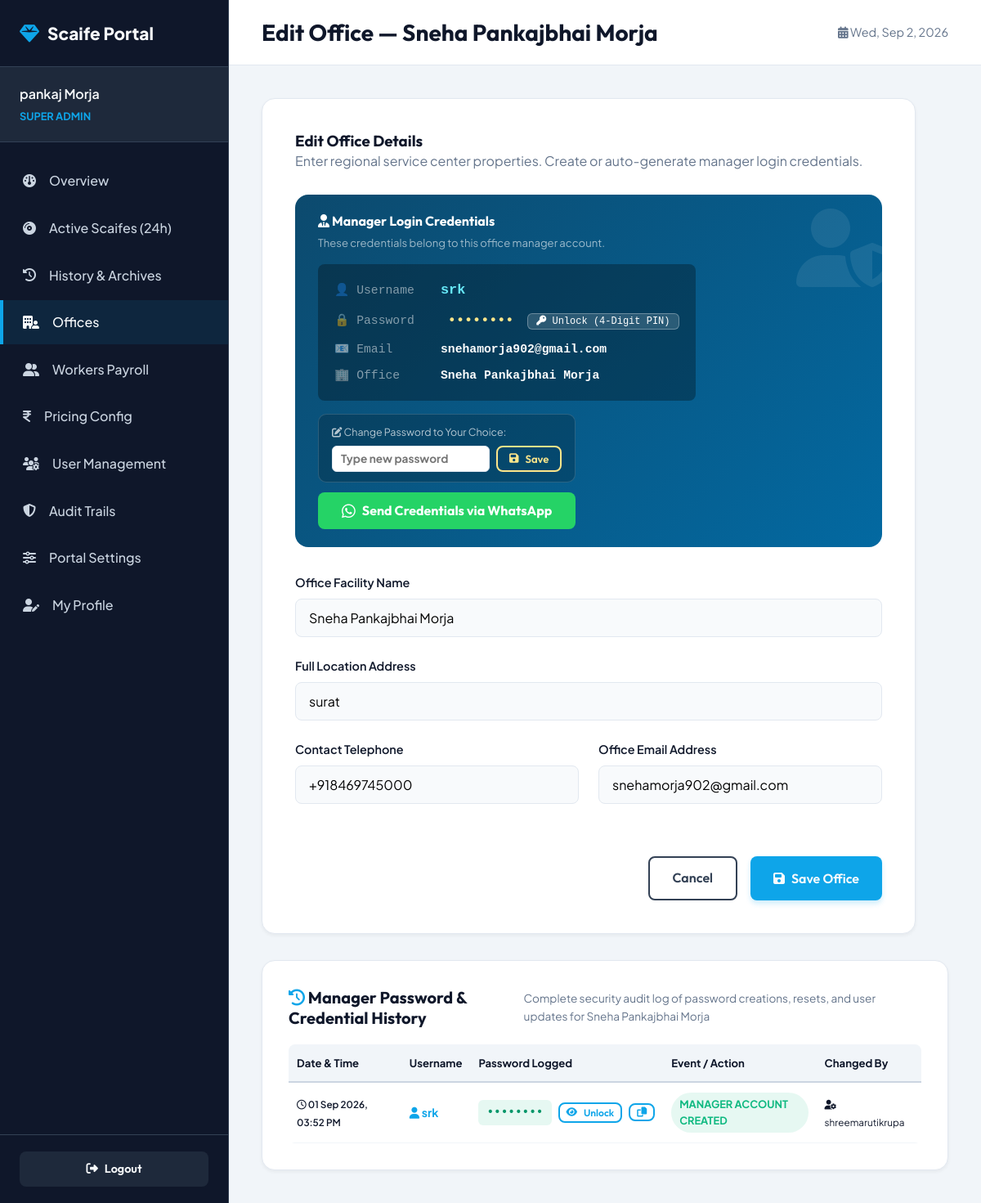
The app's page /dashboard/offices/7/edit/ (signed in) with its own data.
### core/models.py (models this page shows, shortened)
class UserProfile(models.Model):
    ROLE_CHOICES = [
        ('admin', 'Super Admin'),
        ('manager', 'Office Manager'),
        ('worker', 'Office Worker'),
    ]
    user = models.OneToOneField(User, on_delete=models.CASCADE, related_name='profile')
    role = models.CharField(max_length=20, choices=ROLE_CHOICES, default='worker')
    office = models.ForeignKey(Office, on_delete=models.SET_NULL, null=True, blank=True, related_name='staff')

class Office(models.Model):
    name = models.CharField(max_length=100)
    location = models.CharField(max_length=200)
    phone = models.CharField(max_length=20)
    email = models.EmailField()
    manager_username = models.CharField(max_length=150, blank=True, default='', help_text="Auto-generated manager login username")
    manager_whatsapp = models.CharField(max_length=20, blank=True, default='', help_text="Manager's WhatsApp number (with country code, e.g. 919876543210)")

class OfficeCredentialHistory(models.Model):
    office = models.ForeignKey(Office, on_delete=models.CASCADE, related_name='credential_history')
    username = models.CharField(max_length=150)
    password_text = models.CharField(max_length=128, blank=True, help_text="Password recorded at change")
    changed_by = models.ForeignKey(User, on_delete=models.SET_NULL, null=True, blank=True)
    change_type = models.CharField(max_length=100, default="Password Changed")
    timestamp = models.DateTimeField(auto_now_add=True)
    class Meta:
        ordering = ['-timestamp']

### core/views.py (the view)
    def _wrapped_view_func(request, *args, **kwargs):
        if not request.user.is_authenticated:
            return redirect('login')
        if request.user.profile.role != 'admin':
            messages.error(request, "Access denied. Administrator privileges required.")
            return redirect('overview')
        return view_func(request, *args, **kwargs)

### core/templates/dashboard/office_form.html (shortened to what this page needs)
{% extends 'dashboard/dashboard_base.html' %}
{% block db_page_title %}{% if office %}Edit Office — {{ office.name }}{% else %}Add Processing Office{% endif %}{% endblock %}
{% block db_content %}
<div class="db-card-form">
    <div style="margin-bottom: 28px;">
        <h3>{% if office %}Edit Office Details{% else %}Add Processing Office{% endif %}</h3>
        <p style="color: var(--txt-dark-400);">Enter regional service center properties. Create or auto-generate manager login credentials.</p>
    </div>
    {% if office and manager_user %}
    <div style="background: linear-gradient(135deg, #0c4a6e, #0369a1); color: white; padding: 22px 28px; border-radius: var(--border-radius-md); margin-bottom: 32px; position: relative; overflow: hidden;">
        <div style="position: absolute; top: -15px; right: -15px; font-size: 6rem; opacity: 0.08;"><i class="fa-solid fa-user-shield"></i></div>
        <div style="display: flex; justify-content: space-between; align-items: flex-start; flex-wrap: wrap; gap: 16px;">
            <div>
                <h4 style="color: white; margin: 0 0 6px; font-size: 1rem;"><i class="fa-solid fa-user-tie"></i> Manager Login Credentials</h4>
                <p style="color: rgba(255,255,255,0.6); font-size: 0.82rem; margin: 0 0 16px;">These credentials belong to this office manager account.</p>
                <div style="background: rgba(0,0,0,0.3); border-radius: 8px; padding: 14px 20px; font-family: 'Courier New', monospace; line-height: 2.2; font-size: 0.92rem;">
                    <div><span style="color: rgba(255,255,255,0.5); width: 130px; display: inline-block;">👤 Username</span><strong style="color: #67e8f9; font-size: 1.05rem;">{{ manager_user.username }}</strong></div>
                    <div>
                        <span style="color: rgba(255,255,255,0.5); width: 130px; display: inline-block;">🔒 Password</span>
                        <strong style="color: #fde68a; font-size: 1.05rem; font-family: monospace;" id="main_mgr_pass" data-realpass="{% if reset_creds %}{{ reset_creds.password }}{% else %}{{ latest_password|default:'' }}{% endif %}">••••••••</strong>
                        <button type="button" onclick="revealMainMgrPass()" style="background: rgba(255,255,255,0.15); border: 1px solid rgba(255,255,255,0.3); color: white; border-radius: 6px; padding: 2px 10px; font-size: 0.75rem; cursor: pointer; margin-left: 8px;">
                            <i class="fa-solid fa-key" id="main_mgr_eye"></i> Unlock (4-Digit PIN)
                        </button>
                    </div>
                    <div><span style="color: rgba(255,255,255,0.5); width: 130px; display: inline-block;">📧 Email</span><strong>{{ manager_user.email }}</strong></div>
                    <div><span style="color: rgba(255,255,255,0.5); width: 130px; display: inline-block;">🏢 Office</span><strong>{{ office.name }}</strong></div>
                </div>
            </div>
            <div style="display: flex; flex-direction: column; gap: 12px; justify-content: center; min-width: 260px;">
                <form method="POST" style="background: rgba(0,0,0,0.2); padding: 12px 16px; border-radius: 10px; border: 1px solid rgba(255,255,255,0.15);">
                    <label style="font-size: 0.78rem; color: rgba(255,255,255,0.7); display: block; margin-bottom: 6px;">
                        <i class="fa-solid fa-pen-to-square"></i> Change Password to Your Choice:
                    </label>
                    <div style="display: flex; gap: 8px;">
                        <input type="text" name="custom_new_password" class="form-control" placeholder="Type new password" style="padding: 6px 10px; font-size: 0.85rem; background: white; color: #0f172a; font-weight: 700; border-radius: 6px;" required>
                        <button type="submit" class="btn btn-outline" style="border-color: #fde68a; color: #fde68a; padding: 6px 14px; white-space: nowrap; font-size: 0.82rem;" onclick="return confirm('Update manager password to this choice?');">
                            <i class="fa-solid fa-save"></i> Save
                        </button>
                    </div>
                </form>
                <a id="wp_share_btn" href="https://wa.me/{% if office.manager_whatsapp %}{{ office.manager_whatsapp|slugify }}{% endif %}?text=🏢%20*{{ office.name }}%20Manager%20Access*%0A👤%20Username:%20{{ manager_user.username }}%0A🔑%20Login%20URL:%20http://127.0.0.1:8000/login/" target="_blank" class="btn" style="background: #25d366; color: white; border: none; padding: 10px 20px; text-align: center; font-weight: 700; border-radius: 8px; text-decoration: none; display: flex; align-items: center; justify-content: center; gap: 8px;">
                    <i class="fa-brands fa-whatsapp" style="font-size: 1.2rem;"></i> Send Credentials via WhatsApp
                </a>
            </div>
        </div>
    </div>
    {% endif %}
    <form method="POST">
        <div class="form-group">
            <label for="id_name">Office Facility Name</label>
            <input type="text" name="name" id="id_name" value="{{ form.name.value|default:'' }}" class="form-control" placeholder="E.g. Surat Head Office" required>
        </div>
        <div class="form-group">
            <label for="id_location">Full Location Address</label>
            <input type="text" name="location" id="id_location" value="{{ form.location.value|default:'' }}" class="form-control" placeholder="E.g. Plot No. 12, GIDC Ichhapore, Surat" required>
        </div>
        <div class="form-grid-2">
            <div class="form-group">
                <label for="id_phone">Contact Telephone</label>
                <input type="text" name="phone" id="id_phone" value="{{ form.phone.value|default:'' }}" class="form-control" placeholder="E.g. +91 261 2898980" required>
            </div>
            <div class="form-group">
                <label for="id_email">Office Email Address</label>
                <input type="email" name="email" id="id_email" value="{{ form.email.value|default:'' }}" class="form-control" placeholder="E.g. surat@scaifetech.com" required>
            </div>
        </div>
        <div style="display: flex; gap: 16px; margin-top: 40px; justify-content: flex-end;">
            <a href="{% url 'office_list' %}" class="btn btn-outline" style="border-color: var(--bg-dark-700); color: var(--bg-dark-700);">Cancel</a>
            <button type="submit" class="btn btn-primary">
                <i class="fa-solid fa-save"></i> Save Office
            </button>
        </div>
    </form>
</div>
{% if office and user.profile.role == 'admin' %}
<div class="db-panel" style="margin-top: 32px;">
    <div class="db-panel-header" style="margin-bottom: 20px;">
        <h3><i class="fa-solid fa-clock-rotate-left" style="color: var(--clr-primary);"></i> Manager Password & Credential History</h3>
        <span style="font-size: 0.85rem; color: var(--txt-dark-400);">Complete security audit log of password creations, resets, and user updates for {{ office.name }}</span>
    </div>
    <div class="table-responsive">
        <table class="db-table">
            <thead>
                <tr>
                    <th>Date & Time</th>
                    <th>Username</th>
                    <th>Password Logged</th>
                    <th>Event / Action</th>
                    <th>Changed By</th>
                </tr>
            </thead>
            <tbody>
                {% for item in credential_history %}
                <tr>
                    <td><small style="color: var(--txt-dark-600); font-weight: 600;"><i class="fa-regular fa-clock"></i> {{ item.timestamp|date:"d M Y, h:i A" }}</small></td>
                    <td><strong style="color: var(--clr-primary);"><i class="fa-solid fa-user"></i> {{ item.username }}</strong></td>
                    <td>
                        <div style="display: flex; align-items: center; gap: 8px;">
                            <code id="hist_pass_{{ item.pk }}" data-realpass="{{ item.password_text|default:'' }}" style="background: rgba(16,185,129,0.1); color: #059669; padding: 4px 10px; border-radius: 6px; font-weight: 700; font-size: 0.9rem;">
                                ••••••••
                            </code>
                            {% if item.password_text %}
                            <button type="button" onclick="revealHistoryPass({{ item.pk }})" class="btn btn-outline" style="padding: 3px 8px; font-size: 0.75rem;" title="Unlock & View Password">
                                <i class="fa-solid fa-eye" id="hist_eye_{{ item.pk }}"></i> Unlock
                            </button>
                            <button type="button" onclick="copyHistoryPass({{ item.pk }})" class="btn btn-outline" style="padding: 3px 8px; font-size: 0.75rem;" title="Copy Password">
                                <i class="fa-solid fa-copy"></i>
                            </button>
                            {% endif %}
                        </div>
                    </td>
                    <td>
                        <span class="badge badge-{% if 'Created' in item.change_type %}ready{% elif 'Reset' in item.change_type %}lapping{% else %}coating{% endif %}">
                            {{ item.change_type }}
                        </span>
                    </td>
                    <td><small style="color: var(--txt-dark-500);"><i class="fa-solid fa-user-gear"></i> {{ item.changed_by.username|default:"System" }}</small></td>
                </tr>
                {% empty %}
                <tr>
                    <td colspan="5" class="text-center" style="padding: 30px; color: var(--txt-dark-400);">
                        No password change history recorded yet for this office. History will appear whenever passwords are created, reset by admin, or updated by the manager.
                    </td>
                </tr>
                {% endfor %}
            </tbody>
        </table>
    </div>
</div>
{% endif %}
{% endblock %}

### core/templates/dashboard/dashboard_base.html (shortened to what this page needs)
{% load static %}
<!DOCTYPE html>
<html lang="en">
<head>
    <link rel="stylesheet" href="{% static 'css/styles.css' %}">
    <link rel="stylesheet" href="https://cdnjs.cloudflare.com/ajax/libs/font-awesome/6.4.0/css/all.min.css">
</head>
<body class="dashboard-wrapper">
    <aside class="db-sidebar">
        <div class="sidebar-header">
            <a href="{% url 'home' %}" style="display: flex; align-items: center; gap: 10px;">
                {% if branding and branding.logo %}
                    <img src="{{ branding.logo.url }}" alt="{{ branding.company_name }}" style="height: 36px; object-fit: contain;">
                {% else %}
                    <i class="fa-solid fa-gem" style="color: var(--clr-primary); font-size: 1.5rem;"></i>
                {% endif %}
                <span class="sidebar-logo-text">Scaife Portal</span>
            </a>
        </div>
        <div class="sidebar-user">
            <span class="user-name">{{ user.first_name }} {{ user.last_name }}</span>
            <span class="user-role">{{ user.profile.get_role_display }}</span>
        </div>
        <ul class="sidebar-menu">
            <li class="sidebar-item {% if request.resolver_match.url_name == 'overview' %}active{% endif %}">
                <a href="{% url 'overview' %}"><i class="fa-solid fa-gauge"></i> Overview</a>
            </li>
            <li class="sidebar-item {% if request.resolver_match.url_name == 'scaife_list' %}active{% endif %}">
                <a href="{% url 'scaife_list' %}"><i class="fa-solid fa-compact-disc"></i> Active Scaifes (24h)</a>
            </li>
            <li class="sidebar-item {% if request.resolver_match.url_name == 'scaife_history' %}active{% endif %}">
                <a href="{% url 'scaife_history' %}"><i class="fa-solid fa-clock-rotate-left"></i> History & Archives</a>
            </li>
            {% if user.profile.role == 'admin' %}
                <li class="sidebar-item {% if 'offices' in request.path %}active{% endif %}">
                    <a href="{% url 'office_list' %}"><i class="fa-solid fa-building-user"></i> Offices</a>
                </li>
                <li class="sidebar-item {% if 'workers' in request.path %}active{% endif %}">
                    <a href="{% url 'worker_list' %}"><i class="fa-solid fa-user-group"></i> Workers Payroll</a>
                </li>
                <li class="sidebar-item {% if 'pricing' in request.path %}active{% endif %}">
                    <a href="{% url 'pricing_edit' %}"><i class="fa-solid fa-indian-rupee-sign"></i> Pricing Config</a>
                </li>
                <li class="sidebar-item {% if 'users' in request.path %}active{% endif %}">
                    <a href="{% url 'user_list' %}"><i class="fa-solid fa-users-gear"></i> User Management</a>
                </li>
                <li class="sidebar-item {% if 'logs' in request.path %}active{% endif %}">
                    <a href="{% url 'activity_logs' %}"><i class="fa-solid fa-shield-halved"></i> Audit Trails</a>
                </li>
                <li class="sidebar-item {% if 'settings' in request.path and 'profile' not in request.path %}active{% endif %}">
                    <a href="{% url 'settings_edit' %}"><i class="fa-solid fa-sliders"></i> Portal Settings</a>
                </li>
            {% endif %}
            <li class="sidebar-item {% if 'profile' in request.path %}active{% endif %}">
                <a href="{% url 'profile_edit' %}"><i class="fa-solid fa-user-pen"></i> My Profile</a>
            </li>
        </ul>
        <div class="sidebar-footer">
            <a href="{% url 'logout' %}" class="btn btn-dark" style="width: 100%; font-size: 0.9rem; padding: 10px;">
                <i class="fa-solid fa-right-from-bracket"></i> Logout
            </a>
        </div>
    </aside>
    <div class="db-main">
        <header class="db-header">
            <div style="display: flex; align-items: center; gap: 16px;">
                <div class="db-title">
                    <h1>{% block db_page_title %}Overview{% endblock %}</h1>
                </div>
            </div>
            <div class="db-header-actions">
                <span style="font-size: 0.9rem; color: var(--txt-dark-400);">
                    <i class="fa-solid fa-calendar-days"></i> <span id="current-date"></span>
                </span>
            </div>
        </header>
        <main class="db-content">
            {% block db_content %}{% endblock %}
        </main>
    </div>
</body>
</html>

### records on screen
Office: name "Sneha Pankajbhai Morja", location "surat", phone "+918469745000", email "snehamorja902@gmail.com"
OfficeCredentialHistory: timestamp "01 Sep 2026, 03:52 PM", username "srk", change_type "MANAGER ACCOUNT CREATED", changed_by.username "shreemarutikrupa"

### other values on screen
{{ user.first_name }} "pankaj"
{{ user.last_name }} "Morja"
{{ user.profile.get_role_display }} "SUPER ADMIN"
{{ manager_user.username }} "srk"
{{ manager_user.email }} "snehamorja902@gmail.com"
